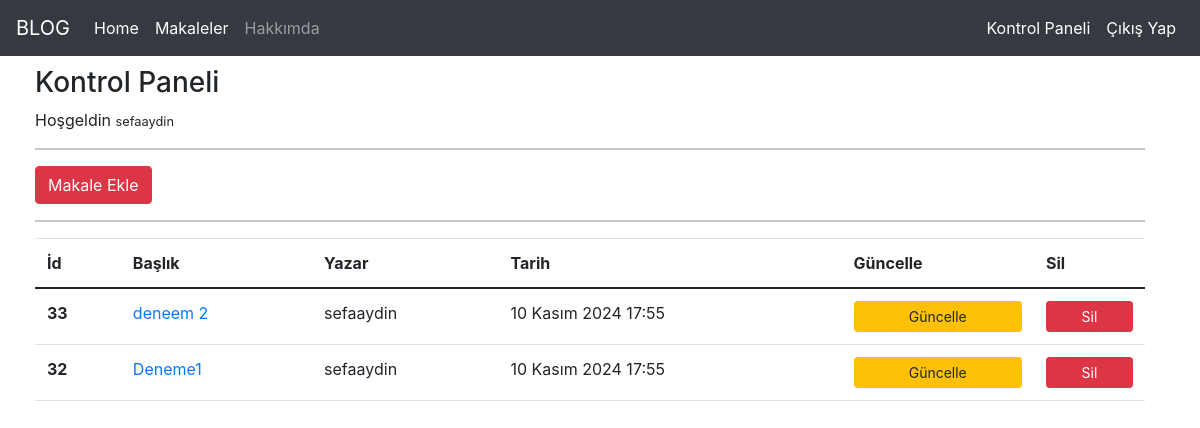
Screenshot of /articles/dashboard/ (signed in) with the database file from the repository.
### article/models.py (models this page shows, shortened)
class Article(models.Model):
    author = models.ForeignKey("auth.User",on_delete = models.CASCADE,verbose_name = "Yazar")
    title = models.CharField(max_length = 50,verbose_name = "Başlık")
    content = RichTextField(verbose_name="İçerik")
    created_date = models.DateTimeField(auto_now_add=True,verbose_name="Oluşturulma Tarihi")
    article_image = models.ImageField(blank=True,null=True,verbose_name="Makaleye Fotoğraf Ekleyin")
    class Meta:
        ordering = ['-created_date']

### article/views.py (the view)
# urls.py: path('dashboard/',dashboard,name="dashboard"),
@login_required(login_url="user2:login2")
def dashboard(request):
    articles = Article.objects.filter(author = request.user)
    context = {"articles" : articles}
    return render(request,"dashboard.html",context=context)

### templates/dashboard.html
{% extends "layout.html" %}
{% block body %}
<div class="container" style="margin-left: 20px;margin-top: 10px;">
  <h3>Kontrol Paneli</h3>
  <p>Hoşgeldin <small>{{ request.user.username }}</small></p>
  <hr>
  <a class="btn btn-danger" href="/articles/addarticle">Makale Ekle</a>
  <hr>
  {% if articles %}
    <div class="table-responsive">
      <table class="table">
        <thead>
          <tr>
            <th scope="col">İd</th>
            <th scope="col">Başlık</th>
            <th scope="col">Yazar</th>
            <th scope="col">Tarih</th>
            <th scope="col">Güncelle</th>
            <th scope="col">Sil</th>
          </tr>
        </thead>
        <tbody>
          {% for article in articles %}
          <tr>
            <th scope="row">{{ article.id }}</th>
            <td><a href="/articles/article/{{ article.id }}">{{ article.title }}</a></td>
            <td>{{ article.author.username }}</td>
            <td>{{ article.created_date }}</td>
            <td><a href="/articles/update/{{ article.id }}" class="btn btn-warning btn-sm w-100">Güncelle</a></td>
            <td><a href="/articles/delete/{{ article.id }}" class="btn btn-danger btn-sm w-100">Sil</a></td>
          </tr>
          {% endfor %}
        </tbody>
      </table>
    </div>
  {% else %}
    <div class="alert alert-danger">
      Henüz Bir Makaleniz Bulunmuyor...
    </div>
  {% endif %}
</div>
{% endblock body %}

### rows the page displays
Article: id "33", title "deneem 2", author.username "sefaaydin", created_date "10 Kasım 2024 17:55"
Article: id "32", title "Deneme1", author.username "sefaaydin", created_date "10 Kasım 2024 17:55"

### other values shown
{{ request.user.username }} "sefaaydin"
